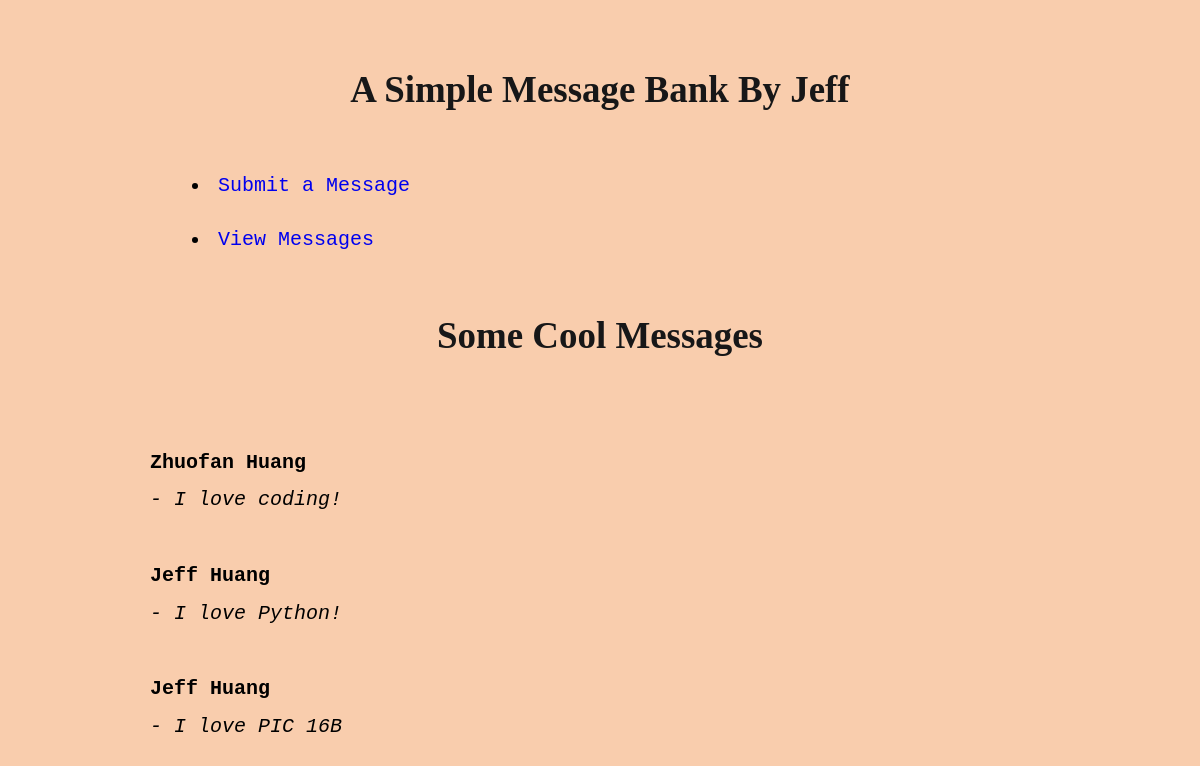
The app's page /view/, older data.
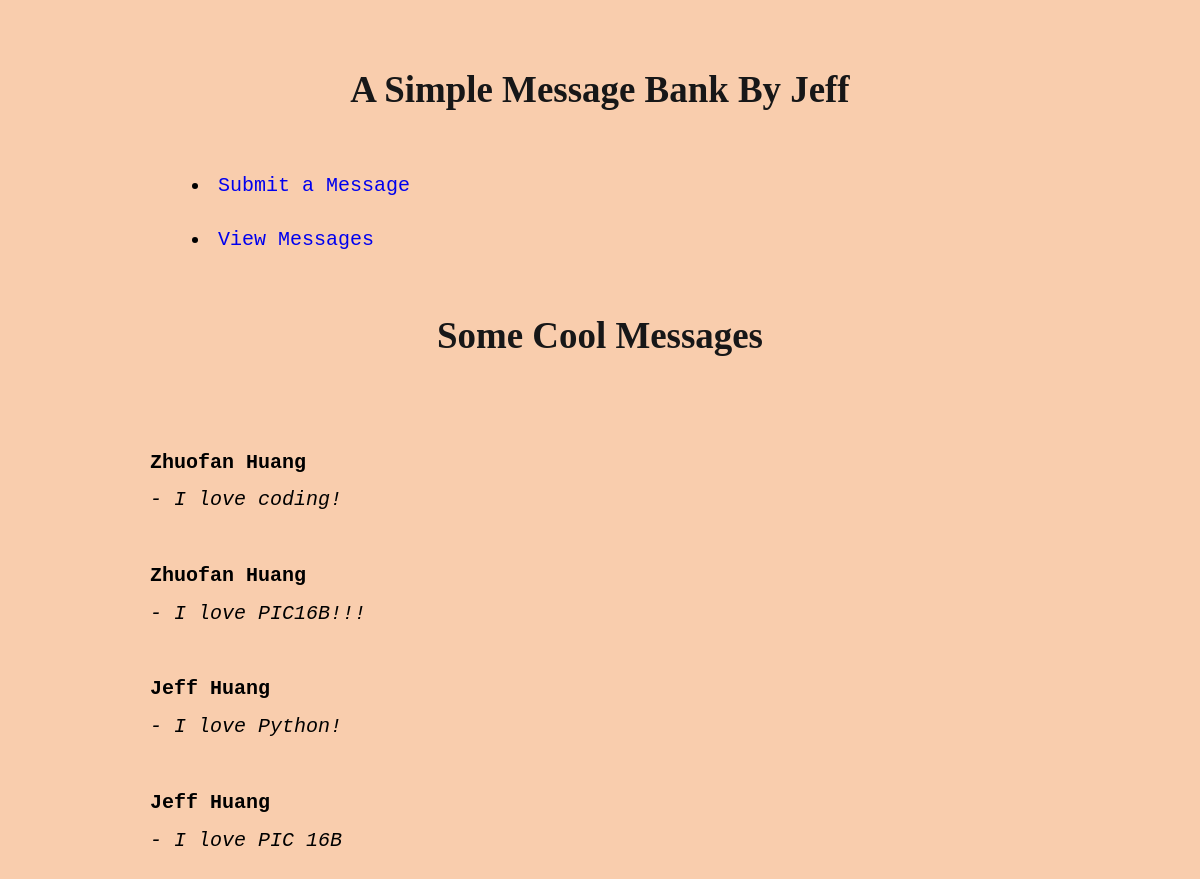
The same page, newer data.
### tables this page shows
CREATE TABLE messages (id integer PRIMARY KEY AUTOINCREMENT, handle text, message text);

### app.py (the view)
@app.route("/view/", methods=['GET'])
def view():
    return render_template("view.html", messages = random_messages(5))

### app.py (called while the page is built)
def get_message_db():
    if "message_db" not in g:
        g.message_db = sqlite3.connect("messages_db.sqlite")
    cursor = g.message_db.cursor()
    cmd = "CREATE TABLE IF NOT EXISTS messages (id integer PRIMARY KEY AUTOINCREMENT, handle text, message text)"
    cursor.execute(cmd)
    cursor.close()
    return g.message_db

def random_messages(n):
    db = get_message_db()
    cursor = db.cursor()
    n_random_message = cursor.execute(f'SELECT message, handle FROM messages ORDER BY RANDOM() LIMIT {n}').fetchall()
    db.close()
    return n_random_message

### templates/view.html
{% extends 'base.html' %}
{% block header %}
<h1>{% block title %}Some Cool Messages{% endblock %}</h1>
{% endblock %}
{% block content %}
  {% for m in messages %}
  <br>
  <b>{{m.1}}</b>
  <br>
  <i>- {{m.0}}</i>
  <br>
  {% endfor %}
{% endblock %}

### templates/base.html (shortened to what this page needs)
<!doctype html>
<link rel="stylesheet" href="{{ url_for('static', filename='style.css') }}">
<nav>
  <h1>A Simple Message Bank By Jeff</h1>
  <ul>
    <li><a href="{{ url_for('submit') }}">Submit a Message</a></li>
    <li><a href="{{ url_for('view') }}">View Messages</a></li>
  </ul>
</nav>
<section class="content">
  <header>
    {% block header %}{% endblock %}
  </header>
  {% block content %}{% endblock %}
</section>

### static/style.css (style rules this page uses)
h1 { color: rgb(23, 23, 24); font-family: cursive; margin: 1 auto; text-align: center; padding: 1rem; }
nav { padding: 0 1rem; border-radius: 25px; max-width: 5000px; }
nav ul li a { display: block; padding: 0.4rem; }
a { text-decoration: none; }

Row changes from the older to the newer data that the page shows:
added messages: handle "Zhuofan Huang", message "I love PIC16B!!!"
